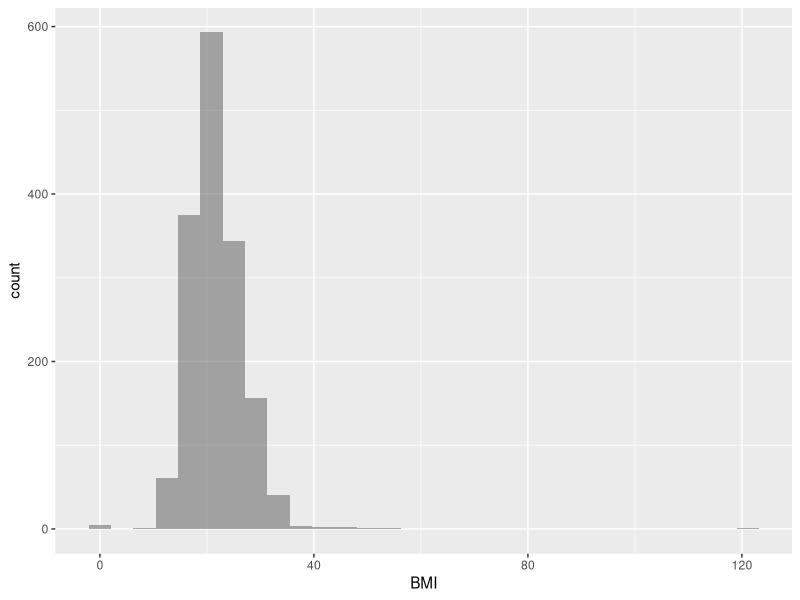
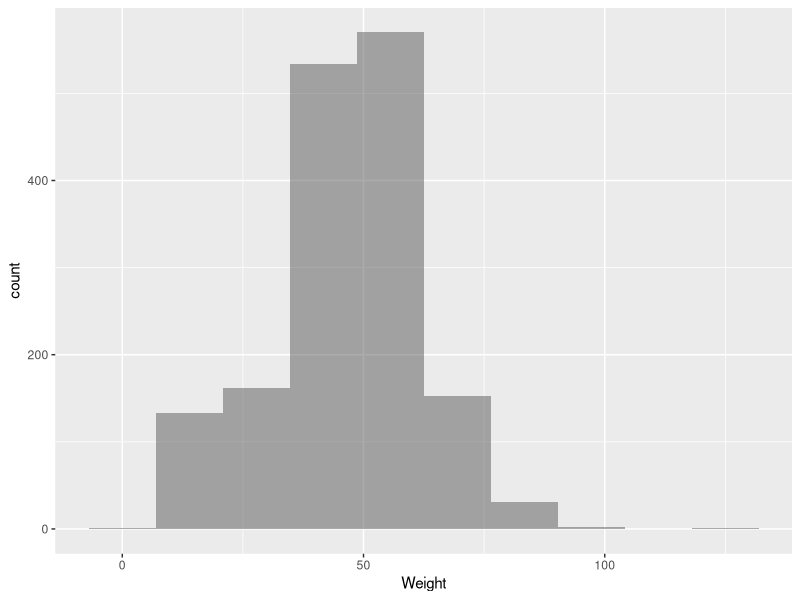
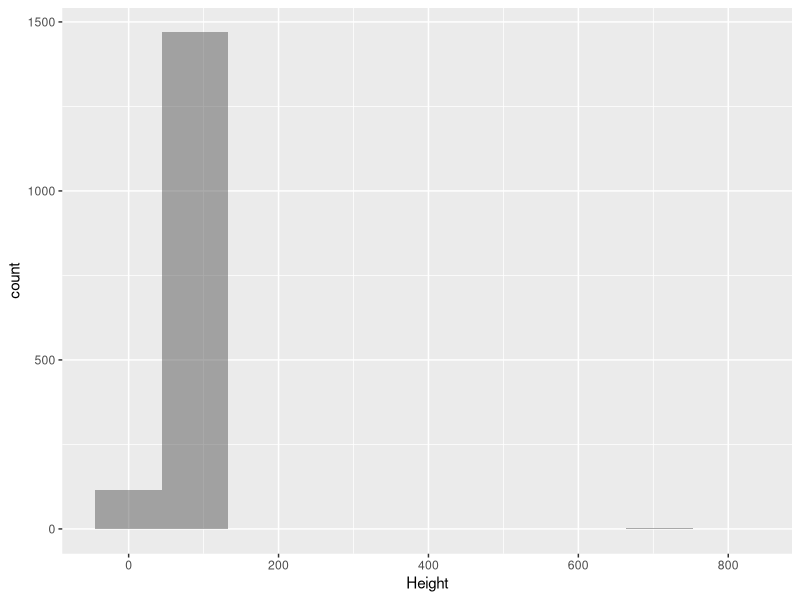
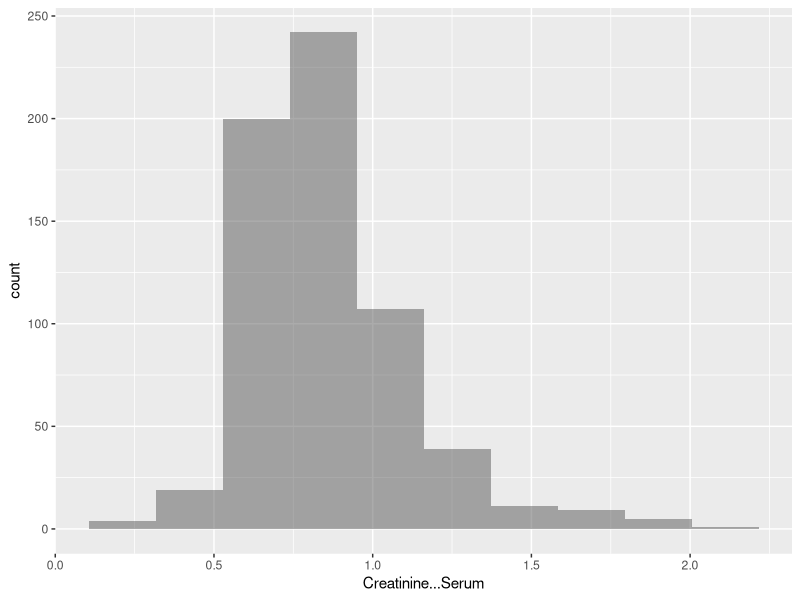
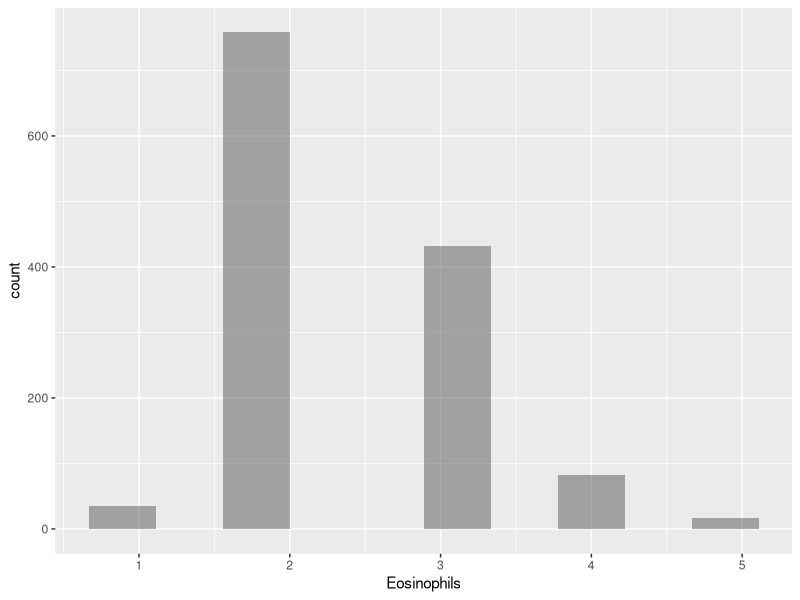
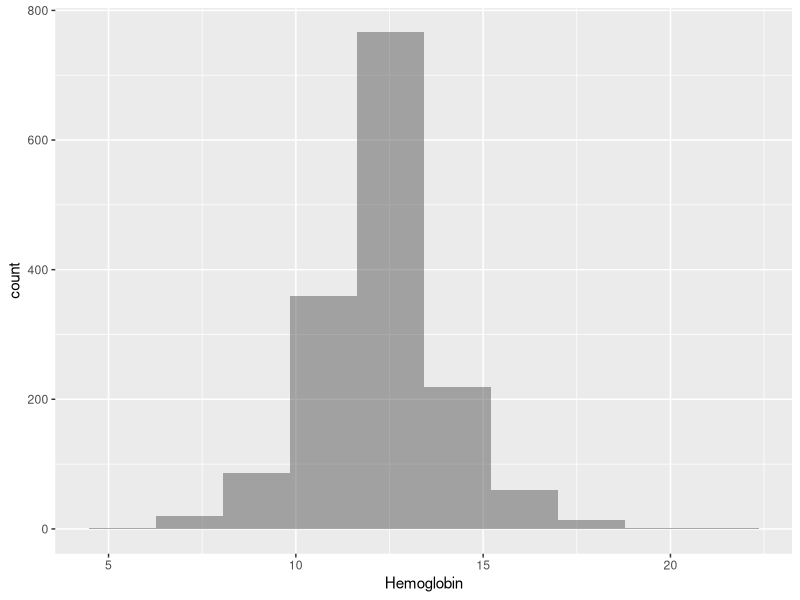
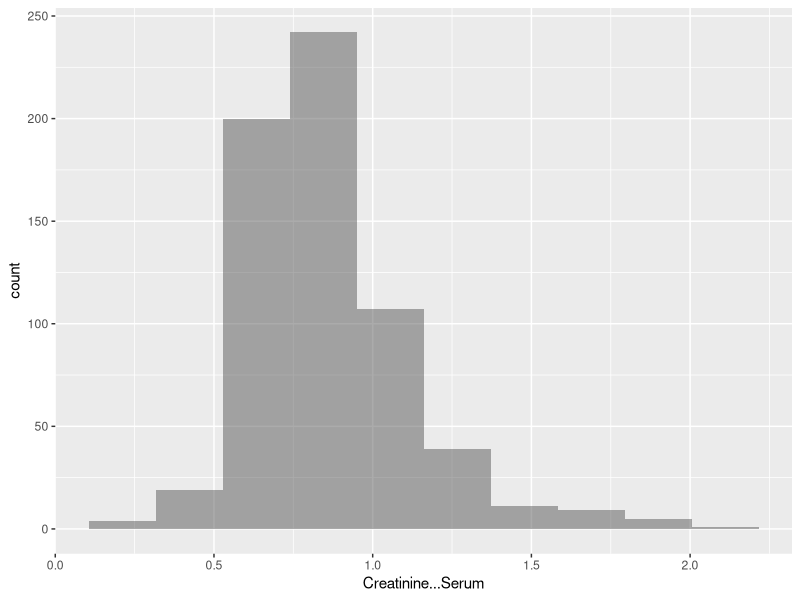
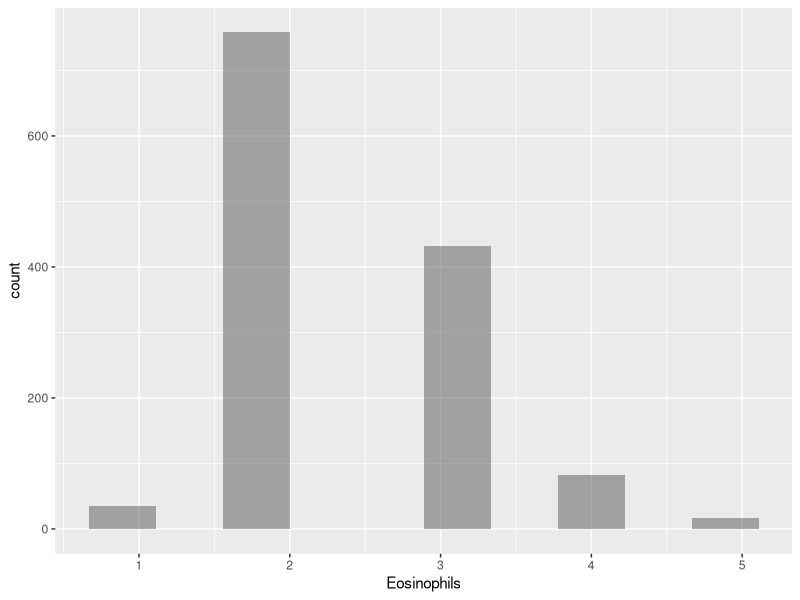

Source code (R) for these figures, in order:
## ---- chunk 1
knitr::opts_chunk$set(echo = TRUE)
library(readxl)
library(ggplot2)
library(tidyverse)
## ---- chunk 2
data <- read_excel("MayaMD_1587.xlsx")
## ---- chunk 3
dim(data)
## ---- chunk 4
head(data)
## ---- chunk 5
df <- data.frame(data)
## ---- chunk 6
df_mod <- transform(df, Creatinine...Serum = as.numeric(Creatinine...Serum));
df_mod <- transform(df_mod, Eosinophils = as.numeric(Eosinophils));
df_mod <- transform(df_mod, Hemoglobin = as.numeric(Hemoglobin));

df_mod <- transform(df_mod, Lymphocytes = as.numeric(Lymphocytes));
df_mod <- transform(df_mod, M.C.H. = as.numeric(M.C.H.));
df_mod <- transform(df_mod, M.C.H.C = as.numeric(M.C.H.C));
df_mod <- transform(df_mod, M.C.V. = as.numeric(M.C.V.));
df_mod <- transform(df_mod,  Monocytes= as.numeric(Monocytes));
df_mod <- transform(df_mod, Neutrophils = as.numeric(Neutrophils));
df_mod <- transform(df_mod, P.C.V. = as.numeric(P.C.V.));
df_mod <- transform(df_mod, Platelet.count = as.numeric(Platelet.count));
df_mod <- transform(df_mod, R.D.W..CV = as.numeric(R.D.W..CV));
df_mod <- transform(df_mod,  Random.Blood.Sugar= as.numeric(Random.Blood.Sugar));

df_mod <- transform(df_mod,  T3..Tri.iodothyronine.= as.numeric(T3..Tri.iodothyronine.));
df_mod <- transform(df_mod,  T4..Thyroxine. = as.numeric(T4..Thyroxine.));

df_mod <- transform(df_mod, TSH = as.numeric(TSH));
df_mod <- transform(df_mod, Total.RBC.Count = as.numeric(Total.RBC.Count));
df_mod <- transform(df_mod, Total.WBC.Count = as.numeric(Total.WBC.Count));
df_mod <- transform(df_mod, Vit.D.assay = as.numeric(Vit.D.assay));
df_mod <- transform(df_mod, Vitamin.B12..Serum = as.numeric(Vitamin.B12..Serum));
df_mod <- transform(df_mod, Folic.Acid.assay = as.numeric(Folic.Acid.assay));
df_mod <- transform(df_mod, Uric.Acid...Serum = as.numeric(Uric.Acid...Serum));
df_mod <- transform(df_mod, A.G.Ratio = as.numeric(A.G.Ratio));
df_mod <- transform(df_mod, Alanine.Transaminase..SGPT.ALT....Serum = as.numeric(Alanine.Transaminase..SGPT.ALT....Serum));
df_mod <- transform(df_mod, Albumin...Serum = as.numeric(Albumin...Serum));
df_mod <- transform(df_mod, Alkaline.Phosphatase...Serum = as.numeric(Alkaline.Phosphatase...Serum));
df_mod <- transform(df_mod, Aspartate.Transaminase..SGOT.AST....Serum = as.numeric(Aspartate.Transaminase..SGOT.AST....Serum));
df_mod <- transform(df_mod, Direct.Bilirubin...Serum = as.numeric(Direct.Bilirubin...Serum));
df_mod <- transform(df_mod, Globulin...Serum = as.numeric(Globulin...Serum));
df_mod <- transform(df_mod, HbA1c = as.numeric(HbA1c));
df_mod <- transform(df_mod, Indirect.Bilirubin...Serum = as.numeric(Indirect.Bilirubin...Serum));
df_mod <- transform(df_mod, Potassium = as.numeric(Potassium));
df_mod <- transform(df_mod, SGOT...SGPT.Ratio = as.numeric(SGOT...SGPT.Ratio));
df_mod <- transform(df_mod, Total.Bilirubin...Serum = as.numeric(Total.Bilirubin...Serum));
df_mod <- transform(df_mod, Total.Protein...Serum = as.numeric(Total.Protein...Serum));
df_mod <- transform(df_mod, Triglyceride...Serum = as.numeric(Triglyceride...Serum));
df_mod <- transform(df_mod, Vitamin.A.Retinol = as.numeric(Vitamin.A.Retinol));
df_mod <- transform(df_mod, Total.Cholesterol...Serum = as.numeric(Total.Cholesterol...Serum));
df_mod <- transform(df_mod, Cholesterol...Serum = as.numeric(Cholesterol...Serum));
df_mod <- transform(df_mod, HDL.Cholesterol...Serum = as.numeric(HDL.Cholesterol...Serum));
df_mod <- transform(df_mod, LDL...HDL.Cholesterol.Ratio = as.numeric(LDL...HDL.Cholesterol.Ratio));
df_mod <- transform(df_mod, LDL.Cholesterol...Serum = as.numeric(LDL.Cholesterol...Serum));
df_mod <- transform(df_mod, Total.Cholesterol...HDL.Cholesterol.Ratio = as.numeric(Total.Cholesterol...HDL.Cholesterol.Ratio));
df_mod <- transform(df_mod, VLDL.Cholesterol...Serum = as.numeric(VLDL.Cholesterol...Serum));
df_mod <- transform(df_mod, Prostate.Specific.Antigen..PSA. = as.numeric(Prostate.Specific.Antigen..PSA.));
df_mod <- transform(df_mod, Blood.Urea = as.numeric(Blood.Urea));
df_mod <- transform(df_mod, Blood.Urea.Nitrogen = as.numeric(Blood.Urea.Nitrogen));
df_mod <- transform(df_mod, Sodium = as.numeric(Sodium));
df_mod <- transform(df_mod, Direct.Bilirubin = as.numeric(Direct.Bilirubin));
df_mod <- transform(df_mod, Total.Bilirubin = as.numeric(Total.Bilirubin));
## ---- chunk 7
summary(df_mod)
## ---- chunk 8
df_mod %>% filter(!is.na(BMI)) %>% ggplot(aes(x=BMI)) + geom_histogram(alpha=0.5) 

## ---- chunk 9
df_mod %>% filter(!is.na(Weight)) %>% ggplot( aes(x=Weight)) + geom_histogram(alpha=0.5, bins=10) 
## ---- chunk 10
df_mod %>% filter(!is.na(Height)) %>% ggplot( aes(x=Height)) + geom_histogram(bins=10, alpha=0.5) 
## ---- chunk 11
df_mod %>% filter(!is.na(Creatinine...Serum)) %>% ggplot(aes(x=Creatinine...Serum)) + geom_histogram(alpha=0.5, bins=10)

## ---- chunk 12
df_mod %>%filter(!is.na(Eosinophils)) %>%  ggplot(aes(x=Eosinophils)) + geom_histogram(bins=10, alpha=0.5) 
## ---- chunk 13
df_mod %>% filter(!is.na(Hemoglobin)) %>% ggplot(aes(x=Hemoglobin)) + geom_histogram(bins=10, alpha=0.5) 
## ---- chunk 14
df_mod %>% filter(!is.na(Creatinine...Serum)) %>% ggplot( aes(x=Creatinine...Serum)) + geom_histogram(bins=10, alpha=0.5)
## ---- chunk 15
df_mod %>% filter(!is.na(Eosinophils)) %>% ggplot(aes(x=Eosinophils)) + geom_histogram(bins=10, alpha=0.5)
## ---- chunk 16
df_mod %>% filter(!is.na(Hemoglobin)) %>% ggplot( aes(x=Hemoglobin)) + geom_histogram(bins=10, alpha=0.5)
## ---- chunk 17
df_mod %>% filter(!is.na(Lymphocytes)) %>% ggplot( aes(x=Lymphocytes)) + geom_histogram(bins=10, alpha=0.5)
## ---- chunk 18
df_mod %>% filter(!is.na(M.C.H.)) %>% ggplot(aes(x=M.C.H.)) + geom_histogram(bins=10, alpha=0.5)
## ---- chunk 19
df_mod %>% filter(!is.na(M.C.H.C)) %>% ggplot( aes(x=M.C.H.C)) + geom_histogram(bins=10, alpha=0.5)
## ---- chunk 20
df_mod %>% filter(!is.na(M.C.V.)) %>% ggplot( aes(x=M.C.V.)) + geom_histogram(bins=10, alpha=0.5)
## ---- chunk 21
df_mod %>% filter(!is.na(Monocytes)) %>% ggplot(aes(x=Monocytes)) + geom_histogram(bins=10, alpha=0.5)
## ---- chunk 22
df_mod %>% filter(!is.na(Neutrophils)) %>% ggplot( aes(x=Neutrophils)) + geom_histogram(bins=10, alpha=0.5)
## ---- chunk 23
df_mod %>% filter(!is.na(P.C.V.)) %>% ggplot(aes(x=P.C.V.)) + geom_histogram(bins=10, alpha=0.5)
## ---- chunk 24
df_mod %>% filter(!is.na(Platelet.count)) %>% ggplot(aes(x=Platelet.count)) + geom_histogram(bins=10, alpha=0.5)
## ---- chunk 25
df_mod %>% filter(!is.na(R.D.W..CV)) %>% ggplot(aes(x=R.D.W..CV)) + geom_histogram(bins=10, alpha=0.5)
## ---- chunk 26
df_mod %>% filter(!is.na(Random.Blood.Sugar)) %>% ggplot(aes(x=Random.Blood.Sugar)) + geom_histogram(bins=10, alpha=0.5)
## ---- chunk 27
df_mod %>% filter(!is.na(T3..Tri.iodothyronine.)) %>% ggplot(aes(x=T3..Tri.iodothyronine.)) + geom_histogram(bins=10, alpha=0.5)
## ---- chunk 28
df_mod %>% filter(!is.na(T4..Thyroxine.)) %>% ggplot(aes(x=T4..Thyroxine.)) + geom_histogram(bins=10, alpha=0.5)
## ---- chunk 29
df_mod %>% filter(!is.na(TSH)) %>% ggplot( aes(x=TSH)) + geom_histogram(bins=10, alpha=0.5)
## ---- chunk 30
df_mod %>% filter(!is.na(Total.RBC.Count)) %>% ggplot( aes(x=Total.RBC.Count)) + geom_histogram(bins=10, alpha=0.5)
## ---- chunk 31
df_mod %>% filter(!is.na(Total.WBC.Count)) %>% ggplot( aes(x=Total.WBC.Count)) + geom_histogram(bins=10, alpha=0.5)
## ---- chunk 32
df_mod %>% filter(!is.na(Vit.D.assay)) %>% ggplot( aes(x=Vit.D.assay)) + geom_histogram(bins=10, alpha=0.5)
## ---- chunk 33
df_mod %>% filter(!is.na(Vitamin.B12..Serum)) %>% ggplot(aes(x=Vitamin.B12..Serum)) + geom_histogram(bins=10, alpha=0.5)
## ---- chunk 34
df_mod %>% filter(!is.na(Folic.Acid.assay)) %>% ggplot( aes(x=Folic.Acid.assay)) + geom_histogram(bins=10, alpha=0.5)
## ---- chunk 35
df_mod %>% filter(!is.na(Uric.Acid...Serum)) %>% ggplot( aes(x=Uric.Acid...Serum)) + geom_histogram(bins=10, alpha=0.5)
## ---- chunk 36
df_mod %>% filter(!is.na(A.G.Ratio)) %>% ggplot( aes(x=A.G.Ratio)) + geom_histogram(bins=10, alpha=0.5)
## ---- chunk 37
df_mod %>% filter(!is.na(Alanine.Transaminase..SGPT.ALT....Serum)) %>% ggplot(aes(x=Alanine.Transaminase..SGPT.ALT....Serum)) + geom_histogram(bins=10, alpha=0.5)
## ---- chunk 38
df_mod %>% filter(!is.na(Albumin...Serum)) %>% ggplot(aes(x=Albumin...Serum)) + geom_histogram(bins=10, alpha=0.5)
## ---- chunk 39
df_mod %>% filter(!is.na(Alkaline.Phosphatase...Serum)) %>% ggplot(aes(x=Alkaline.Phosphatase...Serum)) + geom_histogram(bins=10, alpha=0.5)
## ---- chunk 40
df_mod %>% filter(!is.na(Aspartate.Transaminase..SGOT.AST....Serum)) %>% ggplot(aes(x=Aspartate.Transaminase..SGOT.AST....Serum)) + geom_histogram(bins=10, alpha=0.5)
## ---- chunk 41
df_mod %>% filter(!is.na(Direct.Bilirubin...Serum)) %>% ggplot(aes(x=Direct.Bilirubin...Serum)) + geom_histogram(bins=10, alpha=0.5)
## ---- chunk 42
df_mod %>% filter(!is.na(Globulin...Serum)) %>% ggplot(aes(x=Globulin...Serum)) + geom_histogram(bins=10, alpha=0.5)
## ---- chunk 43
df_mod %>% filter(!is.na(HbA1c)) %>% ggplot( aes(x=HbA1c)) + geom_histogram(bins=10, alpha=0.5)
## ---- chunk 44
df_mod %>% filter(!is.na(Indirect.Bilirubin...Serum)) %>% ggplot(aes(x=Indirect.Bilirubin...Serum)) + geom_histogram(bins=10, alpha=0.5)
## ---- chunk 45
df_mod %>% filter(!is.na(Potassium)) %>% ggplot(aes(x=Potassium)) + geom_histogram(bins=10, alpha=0.5)
## ---- chunk 46
df_mod %>% filter(!is.na(SGOT...SGPT.Ratio)) %>% ggplot( aes(x=SGOT...SGPT.Ratio)) + geom_histogram(bins=10, alpha=0.5)
## ---- chunk 47
df_mod %>% filter(!is.na(Total.Bilirubin...Serum)) %>% ggplot( aes(x=Total.Bilirubin...Serum)) + geom_histogram(bins=10, alpha=0.5)
## ---- chunk 48
df_mod %>% filter(!is.na(Total.Protein...Serum)) %>% ggplot(aes(x=Total.Protein...Serum)) + geom_histogram(bins=10, alpha=0.5)
## ---- chunk 49
df_mod %>% filter(!is.na(Triglyceride...Serum)) %>% ggplot( aes(x=Triglyceride...Serum)) + geom_histogram(bins=10, alpha=0.5)
## ---- chunk 50
df_mod %>% filter(!is.na(Vitamin.A.Retinol)) %>% ggplot(aes(x=Vitamin.A.Retinol)) + geom_histogram(bins=10, alpha=0.5)
## ---- chunk 51
df_mod %>% filter(!is.na(Total.Cholesterol...Serum)) %>% ggplot(aes(x=Total.Cholesterol...Serum)) + geom_histogram(bins=10, alpha=0.5)
## ---- chunk 52
df_mod %>% filter(!is.na(Cholesterol...Serum)) %>% ggplot(aes(x=Cholesterol...Serum)) + geom_histogram(bins=10, alpha=0.5)
## ---- chunk 53
df_mod %>% filter(!is.na(HDL.Cholesterol...Serum)) %>% ggplot(aes(x=HDL.Cholesterol...Serum)) + geom_histogram(bins=10, alpha=0.5)
## ---- chunk 54
df_mod %>% filter(!is.na(LDL...HDL.Cholesterol.Ratio)) %>% ggplot(aes(x=LDL...HDL.Cholesterol.Ratio)) + geom_histogram(bins=10, alpha=0.5)
## ---- chunk 55
df_mod %>% filter(!is.na(LDL.Cholesterol...Serum)) %>% ggplot( aes(x=LDL.Cholesterol...Serum)) + geom_histogram(bins=10, alpha=0.5)
## ---- chunk 56
df_mod %>% filter(!is.na(Total.Cholesterol...HDL.Cholesterol.Ratio)) %>% ggplot(aes(x=Total.Cholesterol...HDL.Cholesterol.Ratio)) + geom_histogram(bins=10, alpha=0.5)
## ---- chunk 57
df_mod %>% filter(!is.na(VLDL.Cholesterol...Serum)) %>% ggplot(aes(x=VLDL.Cholesterol...Serum)) + geom_histogram(bins=10, alpha=0.5)
## ---- chunk 58
df_mod %>% filter(!is.na(Prostate.Specific.Antigen..PSA.)) %>% ggplot( aes(x=Prostate.Specific.Antigen..PSA.)) + geom_histogram(bins=10, alpha=0.5)
## ---- chunk 59
df_mod %>% filter(!is.na(Blood.Urea)) %>% ggplot(aes(x=Blood.Urea)) + geom_histogram(bins=10, alpha=0.5)
## ---- chunk 60
df_mod %>% filter(!is.na(Blood.Urea.Nitrogen)) %>% ggplot(aes(x=Blood.Urea.Nitrogen)) + geom_histogram(bins=10, alpha=0.5)
## ---- chunk 61
df_mod %>% filter(!is.na(Sodium)) %>% ggplot(aes(x=Sodium)) + geom_histogram(bins=10, alpha=0.5)
## ---- chunk 62
df_mod %>% filter(!is.na(Direct.Bilirubin)) %>% ggplot(aes(x=Direct.Bilirubin)) + geom_histogram(bins=10, alpha=0.5)
## ---- chunk 63
nulos <- sapply(df_mod, is.na)
sumaNulos <- colSums(nulos[,-1])
sumaNulosDF <- data.frame(sumaNulos)
sumaNulosDF
## ---- chunk 64
numrows <- nrow(df_mod)
pctNulos <- (sumaNulos / numrows) * 100.0
pctNulosDF <- data.frame(pctNulos)
pctNulosDF
## ---- chunk 65
df_mod %>% select(Gender) %>% group_by(Gender) %>% summarise(n = n())
## ---- chunk 66
df_mod %>% select(Village) %>% group_by(Village) %>% summarise(n = n())
## ---- chunk 67
df_mod %>% select(Block) %>% group_by(Block) %>% summarise(n = n())
## ---- chunk 68
df_mod %>% select(How.did.you.know.about.PPHM.) %>% group_by(How.did.you.know.about.PPHM.) %>% summarise(n = n())
## ---- chunk 69
df_mod %>% select(Basophils) %>% group_by(Basophils) %>% summarise(n = n())
## ---- chunk 70
df_mod %>% select(Blood.Group) %>% group_by(Blood.Group) %>% summarise(n = n())
## ---- chunk 71

pairs(~BMI+Potassium+Direct.Bilirubin, data= df_mod)

## ---- chunk 72

pairs(~BMI+Potassium+Direct.Bilirubin+Creatinine...Serum+Hemoglobin, data= df_mod)

